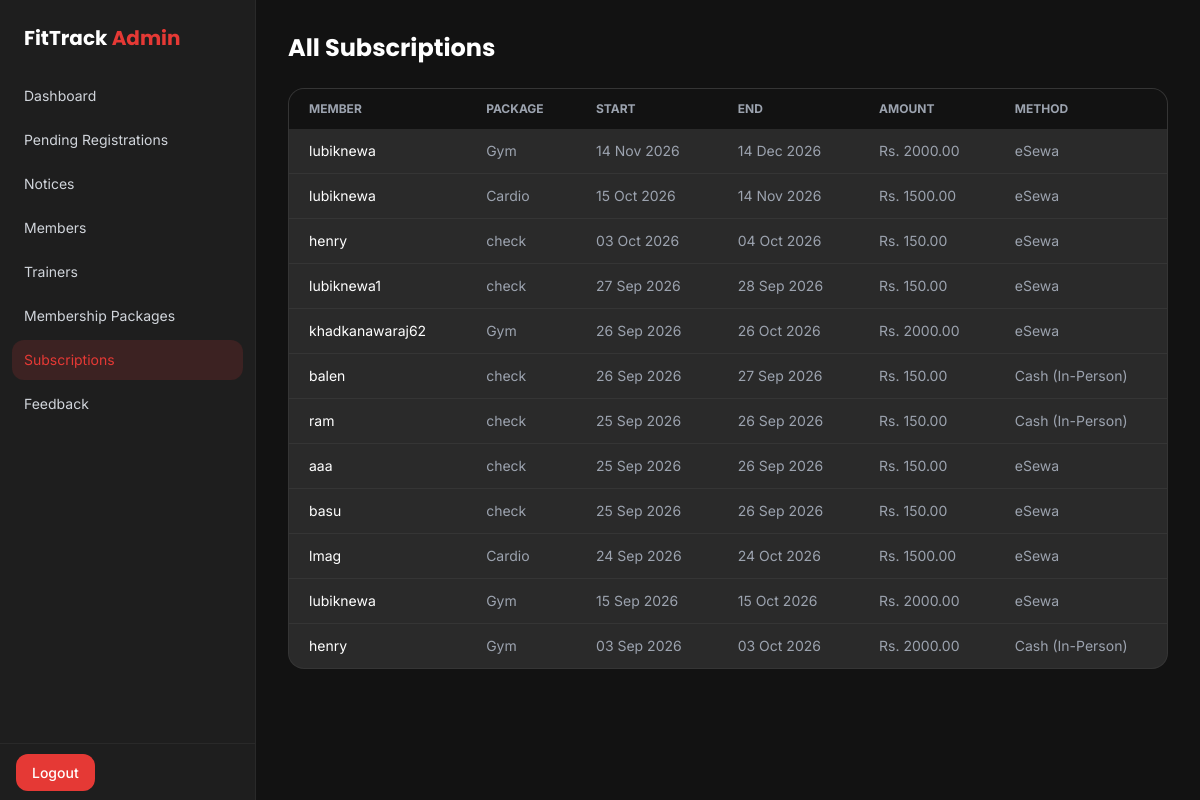
The app's page /management/subscriptions/ (signed in), older data.
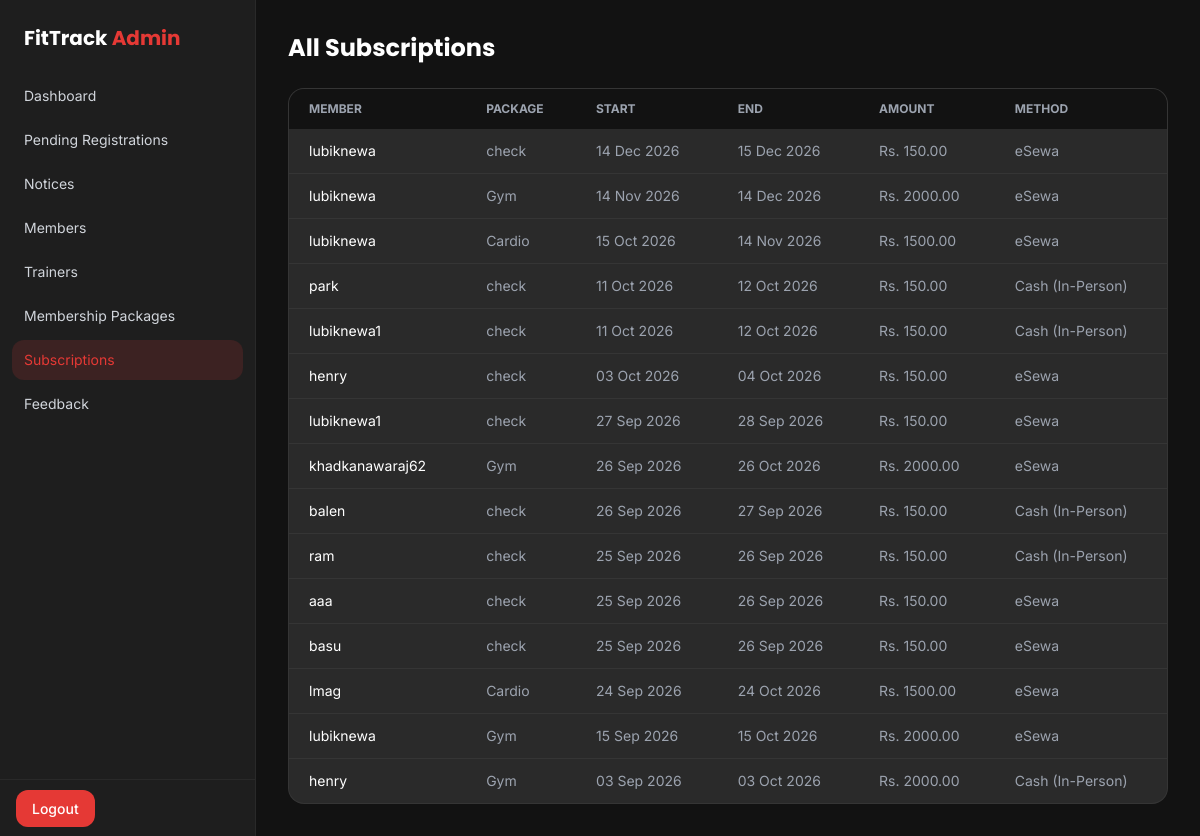
The same page, newer data.
### app/models.py (models this page shows, shortened)
class Subscription(models.Model):
    PAYMENT_CHOICES = (
        ('cash', 'Cash (In-Person)'),
        ('esewa', 'eSewa'),
    )
    user = models.ForeignKey(settings.AUTH_USER_MODEL, on_delete=models.CASCADE, related_name='subscriptions')
    package = models.ForeignKey(MembershipPackage, on_delete=models.PROTECT)
    start_date = models.DateField(default=timezone.localdate)
    end_date = models.DateField()
    amount_paid = models.DecimalField(max_digits=8, decimal_places=2)
    payment_method = models.CharField(max_length=10, choices=PAYMENT_CHOICES, default='cash')
    transaction_id = models.CharField(max_length=100, blank=True, null=True)
    created_at = models.DateTimeField(auto_now_add=True)
    class Meta:
        ordering = ['-start_date']

class MembershipPackage(models.Model):
    name = models.CharField(max_length=100)
    price = models.DecimalField(max_digits=8, decimal_places=2)
    duration_days = models.PositiveIntegerField(help_text="e.g. 30 for monthly, 365 for yearly")
    description = models.TextField(blank=True)
    is_active = models.BooleanField(default=True, help_text="Uncheck to stop offering this package")
    class Meta:
        ordering = ['price']

### adminpanel/views.py (the view)
# urls.py: path('subscriptions/', views.admin_subscriptions, name='admin_subscriptions'),
@staff_required
def admin_subscriptions(request):
    subscriptions = Subscription.objects.select_related('user', 'package').order_by('-start_date')
    return render(request, 'adminpanel/subscriptions.html', {'subscriptions': subscriptions})

### adminpanel/templates/adminpanel/subscriptions.html
{% extends 'adminpanel/base.html' %}
{% block content %}
<h1 class="font-display text-2xl font-bold mb-6">All Subscriptions</h1>
<div class="bg-dark-card border border-white/5 rounded-2xl overflow-hidden">
    <table class="w-full text-sm">
        <thead class="bg-dark-bg text-gray-400 text-xs uppercase">
            <tr>
                <th class="text-left px-5 py-3">Member</th>
                <th class="text-left px-5 py-3">Package</th>
                <th class="text-left px-5 py-3">Start</th>
                <th class="text-left px-5 py-3">End</th>
                <th class="text-left px-5 py-3">Amount</th>
                <th class="text-left px-5 py-3">Method</th>
            </tr>
        </thead>
        <tbody class="divide-y divide-white/5">
            {% for sub in subscriptions %}
            <tr>
                <td class="px-5 py-3 text-white">{{ sub.user.username }}</td>
                <td class="px-5 py-3 text-gray-400">{{ sub.package.name }}</td>
                <td class="px-5 py-3 text-gray-400">{{ sub.start_date|date:"d M Y" }}</td>
                <td class="px-5 py-3 text-gray-400">{{ sub.end_date|date:"d M Y" }}</td>
                <td class="px-5 py-3 text-gray-400">Rs. {{ sub.amount_paid }}</td>
                <td class="px-5 py-3 text-gray-400">{{ sub.get_payment_method_display }}</td>
            </tr>
            {% empty %}
            <tr><td colspan="6" class="px-5 py-8 text-center text-gray-500">No subscriptions yet.</td></tr>
            {% endfor %}
        </tbody>
    </table>
</div>
{% endblock %}

### adminpanel/templates/adminpanel/base.html (shortened to what this page needs)
{% load static %}
<!DOCTYPE html>
<html lang="en">
<head>
    <script src="https://cdn.tailwindcss.com"></script>
</head>
<body class="bg-dark-bg text-white flex min-h-screen">
    <aside class="w-64 bg-dark-sidebar border-r border-white/5 flex flex-col">
        <div class="p-6">
            <h1 class="font-display text-xl font-bold text-white">FitTrack <span class="text-primary">Admin</span></h1>
        </div>
        <nav class="flex-1 px-3 space-y-1">
            {% include 'adminpanel/_nav_links.html' %}
        </nav>
        <div class="p-4 border-t border-white/5">
            <a href="{% url 'logout' %}" class="bg-primary hover:bg-red -600 text-white text-sm font-medium px-4 py-2.5 rounded-xl transition-colors">
       Logout
    </a>
        </div>
    </aside>
    <main class="flex-1 p-8 overflow-y-auto">
        {% block content %}{% endblock %}
    </main>
</body>
</html>

### adminpanel/templates/adminpanel/_nav_links.html
{% url 'admin_dashboard' as dashboard_url %}
{% url 'admin_pending' as pending_url %}
{% url 'admin_notices' as notices_url %}
<a href="{{ dashboard_url }}" class="block px-3 py-2.5 rounded-xl text-sm {% if request.path == dashboard_url %}bg-primary/15 text-primary{% else %}text-gray-300 hover:bg-white/5{% endif %}">Dashboard</a>
<a href="{{ pending_url }}" class="block px-3 py-2.5 rounded-xl text-sm {% if request.path == pending_url %}bg-primary/15 text-primary{% else %}text-gray-300 hover:bg-white/5{% endif %}">Pending Registrations</a>
<a href="{{ notices_url }}" class="block px-3 py-2.5 rounded-xl text-sm {% if request.path == notices_url %}bg-primary/15 text-primary{% else %}text-gray-300 hover:bg-white/5{% endif %}">Notices</a>
{% url 'admin_members' as members_url %}
{% url 'admin_trainers' as trainers_url %}
{% url 'admin_packages' as packages_url %}
{% url 'admin_subscriptions' as subs_url %}
{% url 'admin_feedback' as feedback_url %}
<a href="{{ members_url }}" class="block px-3 py-2.5 rounded-xl text-sm {% if request.path == members_url %}bg-primary/15 text-primary{% else %}text-gray-300 hover:bg-white/5{% endif %}">Members</a>
<a href="{{ trainers_url }}" class="block px-3 py-2.5 rounded-xl text-sm {% if request.path == trainers_url %}bg-primary/15 text-primary{% else %}text-gray-300 hover:bg-white/5{% endif %}">Trainers</a>
<a href="{{ packages_url }}" class="block px-3 py-2.5 rounded-xl text-sm {% if request.path == packages_url %}bg-primary/15 text-primary{% else %}text-gray-300 hover:bg-white/5{% endif %}">Membership Packages</a>
<a href="{{ subs_url }}" class="block px-3 py-2.5 rounded-xl text-sm {% if request.path == subs_url %}bg-primary/15 text-primary{% else %}text-gray-300 hover:bg-white/5{% endif %}">Subscriptions</a>
<a href="{{ feedback_url }}" class="block px-3 py-2.5 rounded-xl text-sm {% if request.path == feedback_url %}bg-primary/15 text-primary{% else %}text-gray-300 hover:bg-white/5{% endif %}">Feedback</a>

Row changes from the older to the newer data that the page shows:
added Subscription: user.username "lubiknewa", package.name "check", start_date "14 Dec 2026", end_date "15 Dec 2026", amount_paid "150.00", payment_method "eSewa"
added Subscription: user.username "park", package.name "check", start_date "11 Oct 2026", end_date "12 Oct 2026", amount_paid "150.00", payment_method "Cash (In-Person)"
added Subscription: user.username "lubiknewa1", package.name "check", start_date "11 Oct 2026", end_date "12 Oct 2026", amount_paid "150.00", payment_method "Cash (In-Person)"
